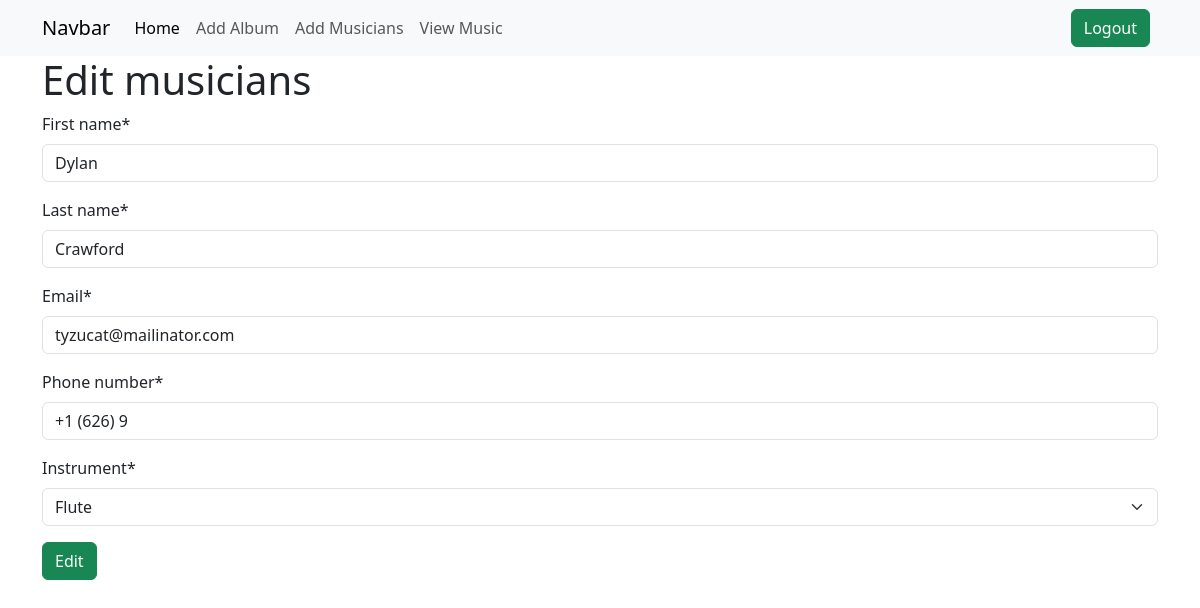
Page /musician/edit/musician/6 (signed in) on the committed database.
### musicians/models.py (models this page shows, shortened)
class Musician(models.Model):
    first_name = models.CharField(
        max_length=255, error_messages="Name can't be more than 255 characters")
    last_name = models.CharField(
        max_length=255, error_messages="Name can't be more than 255 characters")
    email = models.EmailField(
        unique=True, error_messages="Email must be unique and valid")
    phone_number = models.CharField(
        max_length=11, error_messages="Phone number must be 11 digits")
    instrument = models.CharField(max_length=50, choices=instruments_choices)

### musicians/views.py (the view)
@method_decorator(login_required, name="dispatch")
class UpdateMusicsView(UpdateView):
    model = Musician
    form_class = MusiciansForm
    pk_url_kwarg = 'id'
    template_name = 'editMusicians.html'
    success_url = reverse_lazy("view_musics")

### musicians/form.py
class MusiciansForm(ModelForm):
    class Meta:
        model = Musician
        fields = "__all__"

### musicians/templates/editMusicians.html (shortened to what this page needs)
{% extends "base.html" %}
{% load crispy_forms_tags %}
{% block mainContent %}
    <section class="container">
        <h1>Edit musicians</h1>
        <form method="post">
            {{ form |crispy }}
            <button class="btn btn-success">Edit</button>
        </form>
    </section>
{% endblock mainContent %}

### rows in the picture
Musician: first_name "Dylan", last_name "Crawford", email "tyzucat@mailinator.com", phone_number "+1 (626) 9", instrument "Flute"
